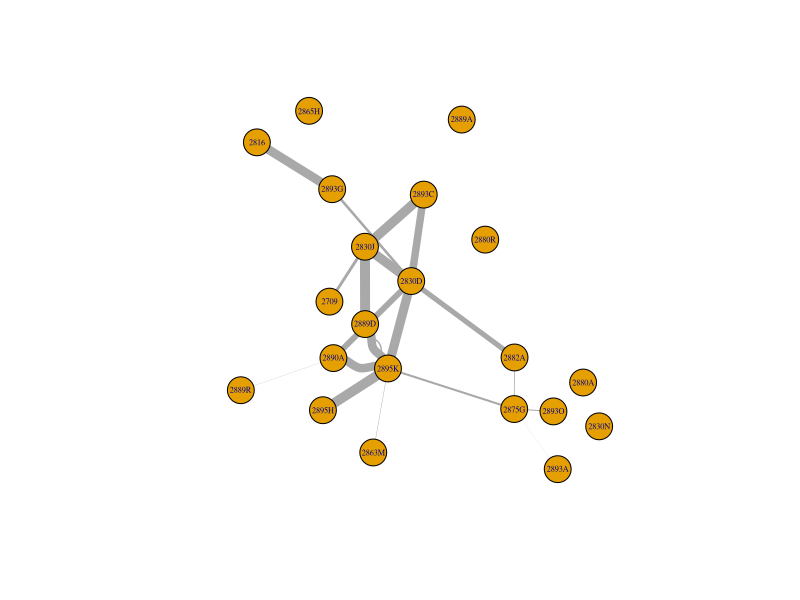
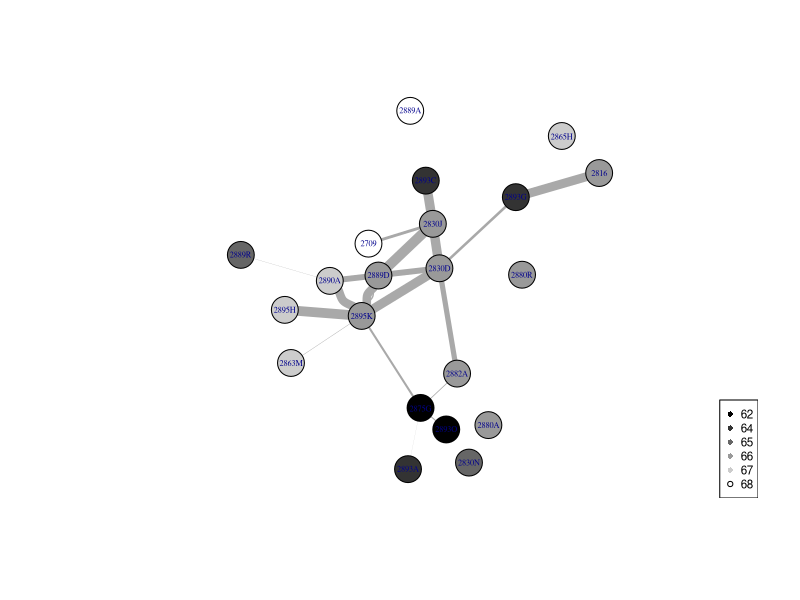
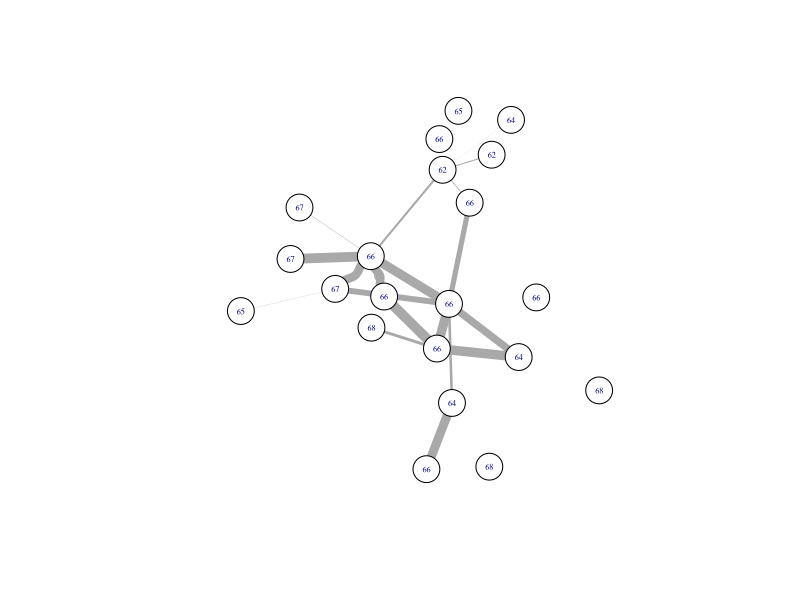

Recreate these plots in R, in order.
## ---- chunk 1
require(igraph)
## ---- chunk 2
mydata <- read.csv("Book1.csv")
mydata
## ---- chunk 3
g<-graph.data.frame(mydata, directed=F)
g
V(g)
E(g)
E(g)$GR
V(g)$label.cex = 0.5
plot(g, layout = layout.auto, edge.width=(E(g)$GR)/10)

## ---- chunk 4
g2 <- g
V(g2)$X2n <- c(68, 66, 66, 66, 65, 68, 62, 66, 66, 66, 68, 66, 67, 64, 64, 62, 67, 66, 64, 65, 67)
V(g2)$color <- c("white", "gray60", "gray60","gray60","gray40","gray80","black","gray60","gray60","gray60", "white", "gray60", "gray80", "gray20","gray20","black", "gray80","gray60","gray20","gray40","gray80")   
V(g2)$label.cex = 0.5
plot(g2, layout = layout.auto, edge.width=(E(g)$GR)/10)
legend("bottomright", c("62","64","65", "66", "67", "68"),pch=c(16,16,16,16,16,1),col=c("black", "gray20", "gray40", "gray60", "gray80", "black"),cex=0.7)

## ---- chunk 5
g3 <- g
V(g3)$name <- as.character(V(g2)$X2n)
V(g3)$color <- rep("white", 21)
V(g3)$label.cex = 0.5
plot(g3, edge.width=(E(g)$GR)/10)
